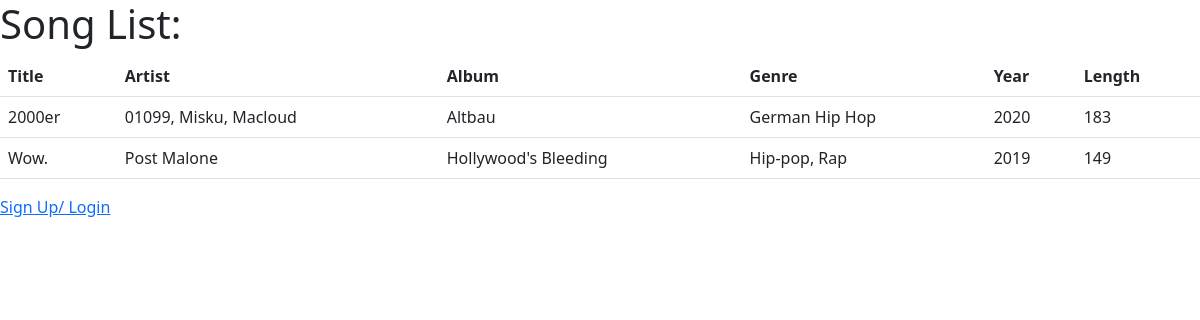
The page / on the database its author committed.
### songs/models.py (models this page shows, shortened)
class Songs(models.Model):
    title = models.CharField(max_length=50)
    artist = models.CharField(max_length=50)
    album = models.CharField(max_length=50)
    genre = models.CharField(max_length=50)
    year = models.IntegerField()
    length = models.IntegerField()

### songs/views.py (the view, shortened to what this page needs)
# urls.py: path('', views.SongIndexView.as_view(), name='index'),
class SongIndexView(ListView):
    model = Songs
    template_name = 'index.html'
    context_object_name = 'all_songs'

### templates/index.html (shortened to what this page needs)
{% extends 'base.html' %}
{% block content %}
<h1>Song List:</h1>
{% if all_songs %}
    <div class = "table-responsive">
        <table class = "table talbe-striped">
            <thead>
                <tr>
                    <th>Title</th>
                    <th>Artist</th>
                    <th>Album</th>
                    <th>Genre</th>
                    <th>Year</th>
                    <th>Length</th>
                </tr>
            <tbody>
                {% for song in all_songs %}
                <tr>
                    <td>{{ song.title }}</td>
                    <td>{{ song.artist }}</td>
                    <td>{{ song.album }}</td>
                    <td>{{ song.genre }}</td>
                    <td>{{ song.year }}</td>
                    <td>{{ song.length }}</td>
                </tr>
                {% endfor %}
        </table>
    </div>
{% else %}
    <p>No songs are available.</p>
{% endif %}
{% if user.is_authenticated %}
    <a href="{% url 'profile' %}">Return to Profile</a>
{% else %}
    <a href="{% url 'signup' %}">Sign Up/ Login</a>
{% endif %}
{% endblock content %}

### rows shown on the page
Songs: title "2000er", artist "01099, Misku, Macloud", album "Altbau", genre "German Hip Hop", year "2020", length "183"
Songs: title "Wow.", artist "Post Malone", album "Hollywood's Bleeding", genre "Hip-pop, Rap", year "2019", length "149"
